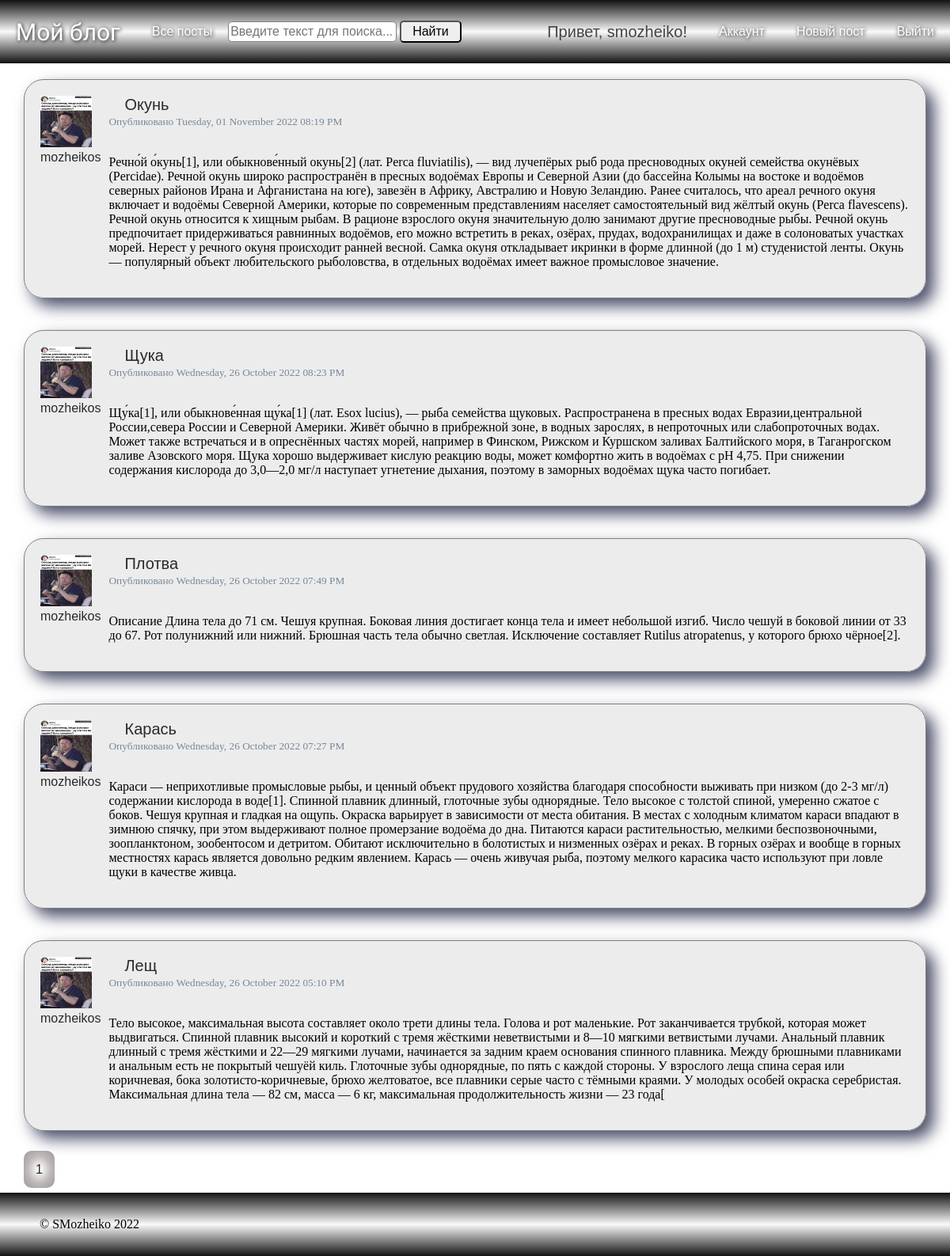
The app's page /posts/allpost (signed in) with its own data.
### blog_flask/models.py (models this page shows, shortened)
class SaveMixin:
    def save(self):
        db.session.add(self)
        db.session.commit()

class User(db.Model, UserMixin, SaveMixin):
    id = db.Column(db.Integer, primary_key=True)
    username = db.Column(db.String(20), unique=True, nullable=False)
    email = db.Column(db.String(120), unique=True, nullable=False)
    avatar = db.Column(db.String(100), nullable=False, default='default.png')
    password = db.Column(db.String(100), nullable=False)
    posts = db.relationship(
        'Post',
        back_populates='author',
        lazy=True,
        uselist=True,
        cascade='all, delete-orphan'
    )
    comments = db.relationship(
        'Comment',
        back_populates='author',
        lazy=True,
        uselist=True,
        cascade='all, delete-orphan'
    )

class Post(db.Model, SaveMixin):
    id = db.Column(db.Integer, primary_key=True)
    title = db.Column(db.String(100), nullable=False)
    created_at = db.Column(db.DateTime, nullable=False, default=datetime.datetime.utcnow())
    content = db.Column(db.Text, nullable=False)
    user_id = db.Column(
        db.Integer, db.ForeignKey(
            'user.id',
            ondelete='CASCADE',
            onupdate='CASCADE'
        ), nullable=False
    )
    author = db.relationship(
        User,
        back_populates='posts',
        uselist=False
    )
    comments = db.relationship(
        'Comment',
        back_populates='post',
        uselist=True,
        cascade='all, delete-orphan'
    )
    images = db.relationship(
        'Images',
        back_populates='post',
        uselist=True,
        cascade='all, delete-orphan',
        lazy='select'
    )

### blog_flask/posts/routes.py (the view)
@posts.route('/allpost', methods=['GET', 'POST'])
@login_required
def allpost():
    page = request.args.get('page', 1, type=int)
    search = request.args.get('search', None, type=str)
    if search:
        posts_list = Post.query.filter(
            or_(
                Post.title.contains(search),
                Post.content.contains(search)
            )
        ).order_by(
            Post.created_at.desc()
        ).paginate(
            page=page, per_page=5
        )
    else:
        posts_list = Post.query.order_by(Post.created_at.desc()).paginate(
            page=page, per_page=5
        )
    return render_template('allpost.html', posts=posts_list)

### blog_flask/context_processsors.py
class SearchForm(FlaskForm):
    search = StringField(
        label='Поиск',
        validators=[DataRequired()]
    )
    find = SubmitField(
        label='Найти'
    )

### blog_flask/models.py (called while the page is built)
@login_manager.user_loader
def load_user(user_id):
    return User.query.get(int(user_id))

### run.py (called while the page is built)
@app.context_processor
def search():
    form = SearchForm()
    return dict(search=form)

@app.context_processor
def year():
    today_year = datetime.datetime.now().year
    return dict(year=today_year)

### blog_flask/templates/allpost.html
{% extends "layout.html" %}
{% block content %}
  {% for post in posts.items %}
  <div class="content-card">
    <div class="card-author">
      <img class="article-img" src="{{ url_for('static', filename='profile_pictures/' + post.author.avatar) }}">
      <a class="navbar-user card-title card-author" href="{{ url_for('users.user_posts', username=post.author.username) }}" id="author">{{ post.author.username }}</a>
    </div>
    <div class="card">
      <div class="card-body">
        <h4 class="card-title"><a class="navbar-user card-title" href="{{ url_for('posts.post', post_id=post.id) }}">{{ post.title }}</a></h4>
        <small>Опубликовано {{ post.created_at.strftime('%A, %d %B %Y %I:%M %p') }}</small>
        <br>
        <br>
        <p class="card-text">{{ post.content }}</p>
      </div>
    </div>
  </div>
  {% endfor %}
  <div class="pagination">
    {% for page_num in posts.iter_pages(left_edge=1, right_edge=1, left_current=1, right_current=2) %}
    {% if page_num %}
      {% if posts.page == page_num %}
        <a class="paginate-button selected-page" href="{{ url_for('posts.allpost', page=page_num) }}">{{ page_num }}</a>
      {% else %}
        <a class="paginate-button" href="{{ url_for('posts.allpost', page=page_num) }}">{{ page_num }}</a>
      {% endif %}
    {% else %}
      ...
    {% endif %}
  {% endfor %}
  </div>
{% endblock content %}

### blog_flask/templates/layout.html (shortened to what this page needs)
<!DOCTYPE html>
<html>
<head>
    <link rel="stylesheet" type="text/css" href="{{ url_for('static', filename='main.css') }}">
</head>
<body>
    <div class="body">
        <div class="wrapper">
          <div class="navbar">
            <div class="navbar-main">
                <a class="navbar-brand" href="/">Мой блог</a>
                <a href="{{ url_for('posts.allpost') }}" class="nav-link nav-item navigation-links">
                    Все посты
                </a>
                <form class="search" action="{{ url_for('posts.allpost') }}" method="get">
                    {{ search.search(class="search-input", placeholder="Введите текст для поиска...") }}
                    {{ search.find(class="search-button") }}
                </form>
            </div>
            <div class="navbar-profile">
                {% if current_user.is_authenticated %}
                    <h4 class="navbar-user">Привет, {{ current_user.username }}!</h4>
                    <a href="{{ url_for('users.account') }}" class="nav-link nav-item navigation-links">
                        Аккаунт
                    </a>
                    <a href="{{ url_for('posts.publish') }}" class="nav-link nav-item navigation-links">
                        Новый пост
                    </a>
                    <a href="{{ url_for('users.logout') }}" class="nav-link nav-item navigation-links">
                        Выйти
                    </a>
                {% endif %}
            </div>
          </div>
            <div class="content">
              {% block content %}{% endblock %}
            </div>
        </div>
        <div class="footer">
            &copy; SMozheiko {{ year }}
        </div>
    </div>
</body>
</html>

### blog_flask/static/main.css (style rules this page uses)
body { margin: 0; padding: 0; }
.body { display: flex; flex-direction: column; min-height: 100vh; }
.wrapper { flex-grow: 1; }
.navbar, .footer { display: flex; height: 80px; align-items: center; position: sticky; justify-content: space-between; background: linear-gradient(rgb(19, 18, 18), rgb(250, 250, 250), rgb(17, 17, 17)); }
.footer { padding: 0 50px; box-sizing: border-box; }
.navbar-main, .navbar-profile { display: flex; align-items: center; }
.navbar-brand { text-decoration: none; font-size: 30px; font-family: 'Stalinist One', cursive; font-weight: normal; margin: 20px; color: white; text-shadow: 1px 1px 5px black; }
.navbar-user { font-size: 20px; font-family: Impact, Charcoal, sans-serif; font-weight: normal; margin: 20px; }
.nav-link { text-decoration: none; font-size: 16px; font-family: Impact, Charcoal, sans-serif; font-weight: normal; margin: 20px; color: white; text-shadow: 1px 1px 5px black; }
.search input { line-height: 20px; font-size: 16px; font-family: Ubuntu, sans-serif; font-weight: normal; border-radius: 5px; }
.search-input { padding: 2px; color: black; border: 1px solid gray; }
.search-button { padding: 2px 14px; cursor: pointer; color: black; }
.content { position: relative; display: flex; flex-direction: column; margin: 0 auto; padding: 0; max-width: 1140px; background-color: #fff; justify-content: flex-start; }
.pagination { margin: 20px 0; }
.paginate-button { margin-right: 10px; padding: 15px; border-radius: 10px; box-sizing: border-box; box-shadow: 2px 2px 2px 1px black; font-family: Impact, Charcoal, sans-serif; text-decoration: none; color: #2a2a2a; background: radial-gradient(white 5%, rgb(192, 185, 185), rgb(152, 152, 152)); }
.selected-page { box-shadow: none; }
h1, h2, h3, h4, h5, h6 { margin: 0; color: #444444; }
.content-card { display: flex; padding: 20px; border: 1px solid grey; border-radius: 25px; background-color: rgba(218, 218, 218,50%); box-shadow: 10px 10px 20px #4a4e69; margin: 20px 0; }
.card { margin-left: 10px; }
.card-title { text-decoration: none; color: #2a2a2a; }
.card-author { font-size: 16px; margin: 0; }
.article-img { height: 65px; width: 65px; padding: 0; margin: 0; }
small { color: lightslategrey; }

### records on screen
User: username "smozheiko"
Post: avatar (picture), author.username "mozheikos", title "Окунь", created_at "Tuesday, 01 November 2022 08:19 PM", content "Речно́й о́кунь[1], или обыкнове́нный окунь[2] (лат. Perca fluviatilis), — вид лучепёрых рыб рода пресноводных окуней семейства окунёвых (Percidae). Речной окунь широко распространён в пресных водоёмах Европы и Северной Азии (до бассейна Колымы на востоке и водоёмов северных районов Ирана и Афганистана на юге), завезён в Африку, Австралию и Новую Зеландию. Ранее считалось, что ареал речного окуня включает и водоёмы Северной Америки, которые по современным представлениям населяет самостоятельный вид жёлтый окунь (Perca flavescens). Речной окунь относится к хищным рыбам. В рационе взрослого окуня значительную долю занимают другие пресноводные рыбы. Речной окунь предпочитает придерживаться…"
Post: avatar (picture), author.username "mozheikos", title "Щука", created_at "Wednesday, 26 October 2022 08:23 PM", content "Щу́ка[1], или обыкнове́нная щу́ка[1] (лат. Esox lucius), — рыба семейства щуковых. Распространена в пресных водах Евразии,центральной России,севера России и Северной Америки. Живёт обычно в прибрежной зоне, в водных зарослях, в непроточных или слабопроточных водах. Может также встречаться и в опреснённых частях морей, например в Финском, Рижском и Куршском заливах Балтийского моря, в Таганрогском заливе Азовского моря. Щука хорошо выдерживает кислую реакцию воды, может комфортно жить в водоёмах с pH 4,75. При снижении содержания кислорода до 3,0—2,0 мг/л наступает угнетение дыхания, поэтому в заморных водоёмах щука часто погибает."
Post: avatar (picture), author.username "mozheikos", title "Плотва", created_at "Wednesday, 26 October 2022 07:49 PM", content "Описание Длина тела до 71 см. Чешуя крупная. Боковая линия достигает конца тела и имеет небольшой изгиб. Число чешуй в боковой линии от 33 до 67. Рот полунижний или нижний. Брюшная часть тела обычно светлая. Исключение составляет Rutilus atropatenus, у которого брюхо чёрное[2]."
Post: avatar (picture), author.username "mozheikos", title "Карась", created_at "Wednesday, 26 October 2022 07:27 PM", content "Караси — неприхотливые промысловые рыбы, и ценный объект прудового хозяйства благодаря способности выживать при низком (до 2-3 мг/л) содержании кислорода в воде[1]. Спинной плавник длинный, глоточные зубы однорядные. Тело высокое с толстой спиной, умеренно сжатое с боков. Чешуя крупная и гладкая на ощупь. Окраска варьирует в зависимости от места обитания. В местах с холодным климатом караси впадают в зимнюю спячку, при этом выдерживают полное промерзание водоёма до дна. Питаются караси растительностью, мелкими беспозвоночными, зоопланктоном, зообентосом и детритом. Обитают исключительно в болотистых и низменных озёрах и реках. В горных озёрах и вообще в горных местностях карась является…"
Post: avatar (picture), author.username "mozheikos", title "Лещ", created_at "Wednesday, 26 October 2022 05:10 PM", content "Тело высокое, максимальная высота составляет около трети длины тела. Голова и рот маленькие. Рот заканчивается трубкой, которая может выдвигаться. Спинной плавник высокий и короткий с тремя жёсткими неветвистыми и 8—10 мягкими ветвистыми лучами. Анальный плавник длинный с тремя жёсткими и 22—29 мягкими лучами, начинается за задним краем основания спинного плавника. Между брюшными плавниками и анальным есть не покрытый чешуёй киль. Глоточные зубы однорядные, по пять с каждой стороны. У взрослого леща спина серая или коричневая, бока золотисто-коричневые, брюхо желтоватое, все плавники серые часто с тёмными краями. У молодых особей окраска серебристая. Максимальная длина тела — 82 см, масса —…"

### other values on screen
{{ page_num }} "1"
